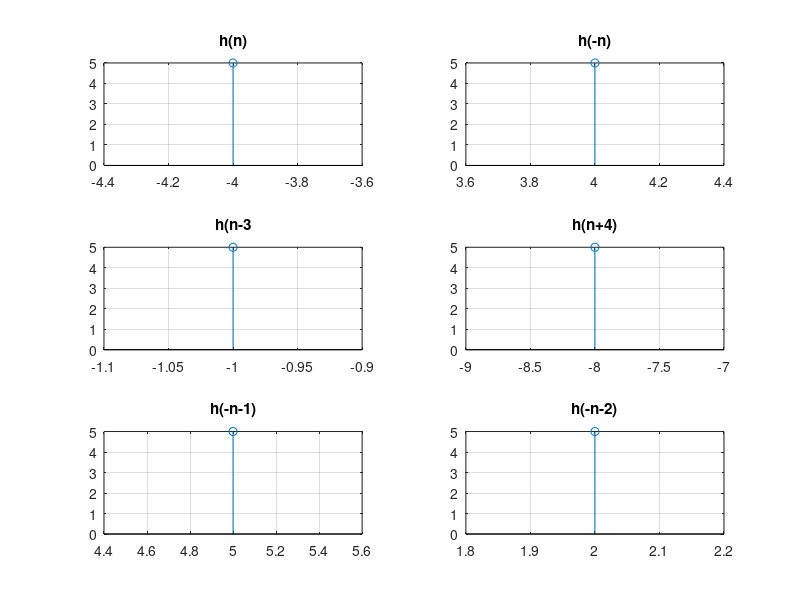

The MATLAB source for this figure:
% Experiment-3: Shifting and Folding Operations on Discrete-Time Signals

clc;
clear;

% Create the time array (x-axis)
n = -2:5;
y = [-1, 3, -2, 0, 2, 4, -6, 4];  % Original signal

% Shift and fold operations
n1 = n + 2;   % Shift x(n+2)
n2 = n + 3;   % Shift x(n+3)
n3 = -n - 2;  % Fold and shift x(-n-2)
n4 = -n + 2;  % Fold and shift x(-n+2)
n5 = n - 2;   % Shift x(n-2)
n6 = -n + 1;  % Fold and shift x(-2n+1)

% Store time arrays in a matrix for plotting
x_axis = {n1, n2, n3, n4, n5, n6};
titles = {'x(n+2)', 'x(n+3)', 'x(-n-2)', 'x(-n+2)', 'x(n-2)', 'x(-2n+1)'};

% Plotting each operation
for i = 1:6
    subplot(2, 3, i);
    stem(x_axis{i}, y, 'filled');
    title(titles{i});
    xlabel('Time');
    ylabel('Magnitude');
    grid on;
    xlim([-8, 8]);
    ylim([-5, 7]);
end

%sinx(pi/6>=sinx<=pi+pi/6)
t=0:0.01:2*pi
for i=1:length(t)
    if t(i)>=pi/6 && t(i)<=(pi+pi/6)
        y(i)=sin(t(i));
    else
        y(i)=0;
    end
end
plot(t,y)
title('sinx(pi/6>=sinx<=pi+pi/6)')
grid on

t=0:0.01:2*pi;y=sin(t)
for i=1:length(t)
    if y(i)>=0.5
        y(i)=0.5;
    elseif y(i)<=-0.5
        y(i)=-0.5;
    end
end
plot(t,y)
grid on

%Discrete signal 01
signal=input("enter the signal")
len=length(signal);
time=1:len;
po=input("point");
time_n=time-po;
stem(time_n,signal)
title("DISCRETE SIGNAL")
grid on

%Discrete signal 02
clear;
clc;
signal=input("enter the signal")
len=length(signal);
time=1:len;
po=input("point");
time_n=time-po;
subplot(321)
stem(time_n,signal)
title("h(n)")
grid on
subplot(322)
stem(-1*time_n,signal)
title("h(-n)")
grid on
subplot(323)
stem(time_n+3,signal)
title("h(n-3")
grid on
subplot(324)
stem(time_n-4,signal)
title("h(n+4)")
grid on
subplot(325)
stem(-1*time_n+1,signal)
title("h(-n-1)")
grid on
subplot(326)
stem(-1*time_n-2,signal)
title("h(-n-2)")
grid on



